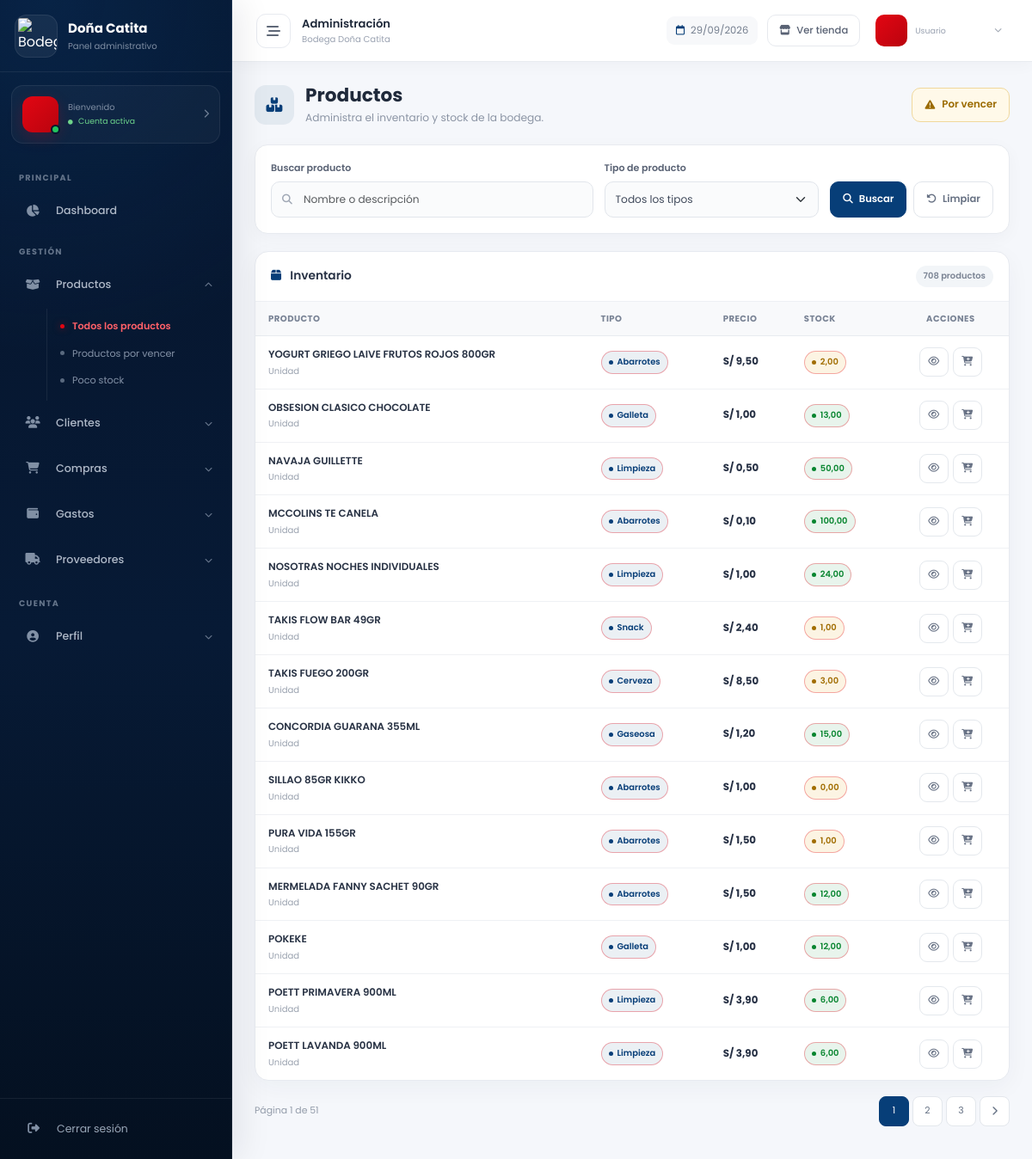
/productos/, run on the app's committed database.
### productos/models.py (models this page shows, shortened)
class Producto(models.Model):
    nombre = models.CharField(max_length=200)
    precio = models.DecimalField(max_digits=10, decimal_places=2)
    costo = models.DecimalField(max_digits=10, decimal_places=2, default=0.00)
    stock = models.DecimalField(max_digits=10, decimal_places=2, default=0.00)
    tipoProducto = models.CharField(max_length=100)
    unidadMedida = models.CharField(max_length=50, blank=True)
    fechaVencimiento = models.DateField(blank=True, null=True)
    detalle = models.TextField(blank=True)
    imagen = models.CharField(max_length=255, blank=True)
    created_at = models.DateTimeField(auto_now_add=True)
    updated_at = models.DateTimeField(auto_now=True)

### productos/views.py (the view)
# urls.py: path('', views.lista_productos, name='lista_productos'),
def lista_productos(request):
	query = request.GET.get('q', '').strip()
	tipo = request.GET.get('tipo', '').strip()
	productos = Producto.objects.all().order_by('-created_at')
	if query:
		productos = productos.filter(
			Q(nombre__icontains=query) | Q(detalle__icontains=query)
		)
	if tipo:
		productos = productos.filter(tipoProducto__iexact=tipo)
	tipos_disponibles = Producto.objects.values_list('tipoProducto', flat=True).distinct().order_by('tipoProducto')
	paginator = Paginator(productos, 14)  # Mostrar 14 productos por página
	page_number = request.GET.get('page')
	page_obj = paginator.get_page(page_number)
	return render(request, 'productos/lista_productos.html', {
		'page_obj': page_obj,
		'query': query,
		'tipo': tipo,
		'tipos_disponibles': tipos_disponibles,
	})

### productos/templates/productos/lista_productos.html (shortened to what this page needs)
{% extends 'base_admin.html' %}
{% block content %}
<div class="dc-list-page">
  <div class="dc-page-header">
    <div class="dc-page-heading">
      <div class="dc-page-heading-icon">
        <i class="fa-solid fa-boxes-stacked"></i>
      </div>
      <div>
        <h1>Productos</h1>
        <p>
          Administra el inventario y stock de la bodega.
        </p>
      </div>
    </div>
    <div class="dc-page-actions">
      <a href="{% url 'productos_vencer' %}" class="dc-btn dc-btn-warning">
        <i class="fa-solid fa-triangle-exclamation"></i>
        Por vencer
      </a>
    </div>
  </div>
  <form method="get" class="dc-filter-card">
    <div class="dc-filter-grid dc-filter-grid-3">
      <div class="dc-filter-field">
        <label for="buscarProducto">
          Buscar producto
        </label>
        <div class="dc-input-wrap">
          <input id="buscarProducto" type="text" name="q" class="form-control" value="{{ query }}"
            placeholder="Nombre o descripción">
        </div>
      </div>
      <div class="dc-filter-field">
        <label for="tipoProducto">
          Tipo de producto
        </label>
        <select id="tipoProducto" name="tipo" class="form-select">
          <option value="">
            Todos los tipos
          </option>
        </select>
      </div>
      <div class="dc-filter-actions">
        <button type="submit" class="dc-filter-submit">
          <i class="fa-solid fa-magnifying-glass"></i>
          Buscar
        </button>
        <a href="{% url 'lista_productos' %}" class="dc-filter-clear" title="Limpiar filtros">
          <i class="fa-solid fa-rotate-left"></i>
          Limpiar
        </a>
      </div>
    </div>
  </form>
  <div class="dc-table-card">
    <div class="dc-table-card-header">
      <h2>
        <i class="fa-solid fa-box"></i>
        Inventario
      </h2>
      <span class="dc-table-count">
        {{ page_obj.paginator.count }} productos
      </span>
    </div>
    {% if page_obj.object_list %}
    <div class="dc-table-responsive">
      <table class="dc-admin-table">
        <thead>
          <tr>
            <th>Producto</th>
            <th>Tipo</th>
            <th>Precio</th>
            <th>Stock</th>
            <th class="text-center">Acciones</th>
          </tr>
        </thead>
        <tbody>
          {% for p in page_obj.object_list %}
          <tr>
            <td data-label="Producto">
              <span class="dc-record-title">
                {{ p.nombre }}
              </span>
              {% if p.unidadMedida %}
              <span class="dc-record-subtitle">
                {{ p.unidadMedida }}
              </span>
              {% endif %}
            </td>
            <td data-label="Tipo">
              <span class="dc-badge dc-badge-blue">
                {{ p.tipoProducto }}
              </span>
            </td>
            <td data-label="Precio">
              <span class="dc-money">
                S/ {{ p.precio|floatformat:2 }}
              </span>
            </td>
            <td data-label="Stock">
              {% if p.unidadMedida == 'Kilo' %}
              {% if p.stock < 0.5 %} <span class="dc-badge dc-badge-red">
                {{ p.stock }} kg
                </span>
                {% else %}
                <span class="dc-badge dc-badge-green">
                  {{ p.stock }} kg
                </span>
                {% endif %}
                {% else %}
                {% if p.stock <= 5 %} <span class="dc-badge dc-badge-warning">
                  {{ p.stock }}
                  </span>
                  {% else %}
                  <span class="dc-badge dc-badge-green">
                    {{ p.stock }}
                  </span>
                  {% endif %}
                  {% endif %}
            </td>
            <td data-label="Acciones">
              <div class="dc-table-actions">
                <a href="{% url 'detalle_producto' p.pk %}" class="dc-action-btn dc-action-view" title="Ver producto"
                  aria-label="Ver producto">
                  <i class="fa-regular fa-eye"></i>
                </a>
                <form method="post" action="{% url 'agregar_carrito' p.pk %}">
                  <button type="submit" class="dc-action-btn dc-action-cart" title="Agregar al carrito"
                    aria-label="Agregar al carrito">
                    <i class="fa-solid fa-cart-plus"></i>
                  </button>
                </form>
              </div>
            </td>
          </tr>
          {% endfor %}
        </tbody>
      </table>
    </div>
    {% endif %}
  </div>
  {% if page_obj.paginator.num_pages > 1 %}
  <div class="dc-pagination-wrapper">
    <div class="dc-pagination-info">
      Página {{ page_obj.number }}
      de {{ page_obj.paginator.num_pages }}
    </div>
    <nav aria-label="Paginación">
      <ul class="pagination dc-pagination">
        {% for num in page_obj.paginator.page_range %}
        {% if num == page_obj.number %}
        <li class="page-item active">
          <span class="page-link">
            {{ num }}
          </span>
        </li>
        {% elif num >= page_obj.number|add:'-2' and num <= page_obj.number|add:'2' %} <li class="page-item">
          <a class="page-link" href="?q={{ query|urlencode }}&tipo={{ tipo|urlencode }}&page={{ num }}">
            {{ num }}
          </a>
          </li>
          {% endif %}
          {% endfor %}
          {% if page_obj.has_next %}
          <li class="page-item">
            <a class="page-link"
              href="?q={{ query|urlencode }}&tipo={{ tipo|urlencode }}&page={{ page_obj.next_page_number }}"
              aria-label="Página siguiente">
              <i class="fa-solid fa-chevron-right"></i>
            </a>
          </li>
          {% endif %}
      </ul>
    </nav>
  </div>
  {% endif %}
</div>
{% endblock %}

### static/css/sidebar.css (style rules this page uses)
:root { --sidebar-width: 270px; --sidebar-collapsed: 84px; --sidebar-bg: #06152D; --sidebar-bg-2: #081C38; --sidebar-text: #D5DCE7; --sidebar-muted: #7F8EA3; --sidebar-red: #E30613; --sidebar-green: #16A34A; --sidebar-border: rgba(255, 255, 255, .07); --admin-topbar-height: 72px; }
html, body { min-height: 100%; }
.dc-admin-body { min-height: 100vh; margin: 0; background: #F5F7FB; font-family: 'Poppins', sans-serif; }

### static/css/catalogo.css (style rules this page uses)
:root { --cat-blue-dark: #06152D; --cat-blue: #073E78; --cat-blue-light: #0D5BA8; --cat-red: #E30613; --cat-red-light: #F02B36; --cat-green: #07852F; --cat-green-light: #16A34A; --cat-white: #FFFFFF; --cat-bg: #F6F8FC; --cat-text: #162033; --cat-muted: #6B7585; --cat-border: #E4E9F0; }

### data on the page
Producto: nombre "YOGURT GRIEGO LAIVE FRUTOS ROJOS 800GR", unidadMedida "Unidad", tipoProducto "Abarrotes", precio "9,50", stock "2,00"
Producto: nombre "OBSESION CLASICO CHOCOLATE", unidadMedida "Unidad", tipoProducto "Galleta", precio "1,00", stock "13,00"
Producto: nombre "NAVAJA GUILLETTE", unidadMedida "Unidad", tipoProducto "Limpieza", precio "0,50", stock "50,00"
Producto: nombre "MCCOLINS TE CANELA", unidadMedida "Unidad", tipoProducto "Abarrotes", precio "0,10", stock "100,00"
Producto: nombre "NOSOTRAS NOCHES INDIVIDUALES", unidadMedida "Unidad", tipoProducto "Limpieza", precio "1,00", stock "24,00"
Producto: nombre "TAKIS FLOW BAR 49GR", unidadMedida "Unidad", tipoProducto "Snack", precio "2,40", stock "1,00"
Producto: nombre "TAKIS FUEGO 200GR", unidadMedida "Unidad", tipoProducto "Cerveza", precio "8,50", stock "3,00"
Producto: nombre "CONCORDIA GUARANA 355ML", unidadMedida "Unidad", tipoProducto "Gaseosa", precio "1,20", stock "15,00"
Producto: nombre "SILLAO 85GR KIKKO", unidadMedida "Unidad", tipoProducto "Abarrotes", precio "1,00", stock "0,00"
Producto: nombre "PURA VIDA 155GR", unidadMedida "Unidad", tipoProducto "Abarrotes", precio "1,50", stock "1,00"
Producto: nombre "MERMELADA FANNY SACHET 90GR", unidadMedida "Unidad", tipoProducto "Abarrotes", precio "1,50", stock "12,00"
Producto: nombre "POKEKE", unidadMedida "Unidad", tipoProducto "Galleta", precio "1,00", stock "12,00"
Producto: nombre "POETT PRIMAVERA 900ML", unidadMedida "Unidad", tipoProducto "Limpieza", precio "3,90", stock "6,00"
Producto: nombre "POETT LAVANDA 900ML", unidadMedida "Unidad", tipoProducto "Limpieza", precio "3,90", stock "6,00"

### other printed values
{{ page_obj.paginator.count }} "708"
{{ page_obj.number }} "1"
{{ page_obj.paginator.num_pages }} "51"
{{ num }} "1"
{{ num }} "2" "3"
